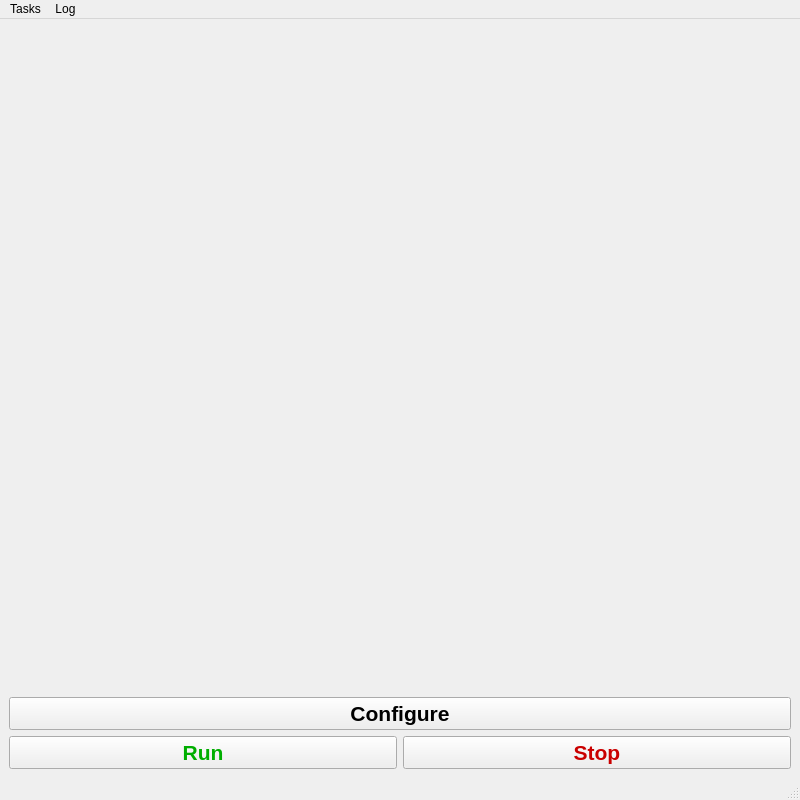
<?xml version="1.0" encoding="UTF-8"?>
<ui version="4.0">
 <class>Frm_Main</class>
 <widget class="QMainWindow" name="Frm_Main">
  <property name="geometry">
   <rect>
    <x>0</x>
    <y>0</y>
    <width>800</width>
    <height>800</height>
   </rect>
  </property>
  <property name="sizePolicy">
   <sizepolicy hsizetype="Preferred" vsizetype="Preferred">
    <horstretch>0</horstretch>
    <verstretch>0</verstretch>
   </sizepolicy>
  </property>
  <property name="minimumSize">
   <size>
    <width>800</width>
    <height>800</height>
   </size>
  </property>
  <property name="maximumSize">
   <size>
    <width>800</width>
    <height>800</height>
   </size>
  </property>
  <property name="windowTitle">
   <string>GreenBox</string>
  </property>
  <widget class="QWidget" name="centralwidget">
   <layout class="QGridLayout" name="gridLayout">
    <item row="1" column="0">
     <layout class="QVBoxLayout" name="verticalLayout">
      <item>
       <layout class="QVBoxLayout" name="verticalLayout_2">
        <item>
         <widget class="QPushButton" name="btn_config_sos">
          <property name="font">
           <font>
            <family>Arial</family>
            <pointsize>16</pointsize>
            <bold>true</bold>
           </font>
          </property>
          <property name="text">
           <string>Configure</string>
          </property>
         </widget>
        </item>
        <item>
         <layout class="QHBoxLayout" name="horizontalLayout">
          <item>
           <widget class="QPushButton" name="btn_run_sos">
            <property name="font">
             <font>
              <family>Arial</family>
              <pointsize>16</pointsize>
              <bold>true</bold>
             </font>
            </property>
            <property name="styleSheet">
             <string notr="true">QPushButton {
    color: #00AE00; /* Change to desired text color */
}</string>
            </property>
            <property name="text">
             <string>Run</string>
            </property>
           </widget>
          </item>
          <item>
           <widget class="QPushButton" name="btn_stop_sos">
            <property name="palette">
             <palette>
              <active>
               <colorrole role="WindowText">
                <brush brushstyle="SolidPattern">
                 <color alpha="255">
                  <red>255</red>
                  <green>0</green>
                  <blue>0</blue>
                 </color>
                </brush>
               </colorrole>
               <colorrole role="Text">
                <brush brushstyle="SolidPattern">
                 <color alpha="255">
                  <red>202</red>
                  <green>0</green>
                  <blue>0</blue>
                 </color>
                </brush>
               </colorrole>
               <colorrole role="ButtonText">
                <brush brushstyle="SolidPattern">
                 <color alpha="255">
                  <red>202</red>
                  <green>0</green>
                  <blue>0</blue>
                 </color>
                </brush>
               </colorrole>
               <colorrole role="PlaceholderText">
                <brush brushstyle="SolidPattern">
                 <color alpha="128">
                  <red>202</red>
                  <green>0</green>
                  <blue>0</blue>
                 </color>
                </brush>
               </colorrole>
              </active>
              <inactive>
               <colorrole role="WindowText">
                <brush brushstyle="SolidPattern">
                 <color alpha="255">
                  <red>255</red>
                  <green>0</green>
                  <blue>0</blue>
                 </color>
                </brush>
               </colorrole>
               <colorrole role="Text">
                <brush brushstyle="SolidPattern">
                 <color alpha="255">
                  <red>202</red>
                  <green>0</green>
                  <blue>0</blue>
                 </color>
                </brush>
               </colorrole>
               <colorrole role="ButtonText">
                <brush brushstyle="SolidPattern">
                 <color alpha="255">
                  <red>202</red>
                  <green>0</green>
                  <blue>0</blue>
                 </color>
                </brush>
               </colorrole>
               <colorrole role="PlaceholderText">
                <brush brushstyle="SolidPattern">
                 <color alpha="128">
                  <red>202</red>
                  <green>0</green>
                  <blue>0</blue>
                 </color>
                </brush>
               </colorrole>
              </inactive>
              <disabled>
               <colorrole role="WindowText">
                <brush brushstyle="SolidPattern">
                 <color alpha="255">
                  <red>202</red>
                  <green>0</green>
                  <blue>0</blue>
                 </color>
                </brush>
               </colorrole>
               <colorrole role="Text">
                <brush brushstyle="SolidPattern">
                 <color alpha="255">
                  <red>202</red>
                  <green>0</green>
                  <blue>0</blue>
                 </color>
                </brush>
               </colorrole>
               <colorrole role="ButtonText">
                <brush brushstyle="SolidPattern">
                 <color alpha="255">
                  <red>202</red>
                  <green>0</green>
                  <blue>0</blue>
                 </color>
                </brush>
               </colorrole>
               <colorrole role="PlaceholderText">
                <brush brushstyle="SolidPattern">
                 <color alpha="128">
                  <red>202</red>
                  <green>0</green>
                  <blue>0</blue>
                 </color>
                </brush>
               </colorrole>
              </disabled>
             </palette>
            </property>
            <property name="font">
             <font>
              <family>Arial</family>
              <pointsize>16</pointsize>
              <bold>true</bold>
             </font>
            </property>
            <property name="styleSheet">
             <string notr="true">QPushButton {
    color: #CA0000; /* Change to desired text color */
}</string>
            </property>
            <property name="text">
             <string>Stop</string>
            </property>
           </widget>
          </item>
         </layout>
        </item>
       </layout>
      </item>
     </layout>
    </item>
    <item row="0" column="0">
     <widget class="QLabel" name="label">
      <property name="sizePolicy">
       <sizepolicy hsizetype="Preferred" vsizetype="Preferred">
        <horstretch>0</horstretch>
        <verstretch>90</verstretch>
       </sizepolicy>
      </property>
      <property name="font">
       <font>
        <family>Arial</family>
       </font>
      </property>
      <property name="text">
       <string/>
      </property>
      <property name="pixmap">
       <pixmap resource="resources.qrc">:/resources/Greenbox.png</pixmap>
      </property>
      <property name="scaledContents">
       <bool>true</bool>
      </property>
     </widget>
    </item>
   </layout>
  </widget>
  <widget class="QMenuBar" name="menubar">
   <property name="geometry">
    <rect>
     <x>0</x>
     <y>0</y>
     <width>800</width>
     <height>18</height>
    </rect>
   </property>
   <widget class="QMenu" name="menuTasks">
    <property name="title">
     <string>Tasks</string>
    </property>
    <addaction name="actionGreenBox_Control_Monitor"/>
    <addaction name="actionSecApp_Task_Manager"/>
    <addaction name="separator"/>
    <addaction name="actionAbout"/>
   </widget>
   <widget class="QMenu" name="menuLog">
    <property name="title">
     <string>Log</string>
    </property>
    <addaction name="actionShow"/>
   </widget>
   <addaction name="menuTasks"/>
   <addaction name="menuLog"/>
  </widget>
  <widget class="QStatusBar" name="statusbar"/>
  <action name="actionGreenBox_Control_Monitor">
   <property name="text">
    <string>GreenBox Control Monitor</string>
   </property>
   <property name="font">
    <font>
     <family>Segoe UI</family>
    </font>
   </property>
   <property name="shortcut">
    <string>Alt+C</string>
   </property>
  </action>
  <action name="actionAbout">
   <property name="text">
    <string>About</string>
   </property>
   <property name="font">
    <font>
     <family>Segoe UI</family>
    </font>
   </property>
   <property name="shortcut">
    <string>Alt+A</string>
   </property>
  </action>
  <action name="actionSecApp_Task_Manager">
   <property name="text">
    <string>SecApp Task Manager</string>
   </property>
   <property name="font">
    <font>
     <family>Segoe UI</family>
    </font>
   </property>
   <property name="shortcut">
    <string>Alt+M</string>
   </property>
  </action>
  <action name="actionShow">
   <property name="text">
    <string>Show</string>
   </property>
   <property name="font">
    <font>
     <family>Segoe UI</family>
    </font>
   </property>
   <property name="shortcut">
    <string>Alt+S</string>
   </property>
   <property name="shortcutVisibleInContextMenu">
    <bool>true</bool>
   </property>
  </action>
 </widget>
 <resources>
  <include location="resources.qrc"/>
 </resources>
 <connections/>
</ui>
